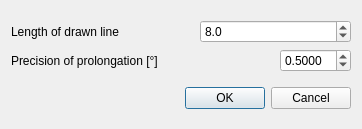
<?xml version="1.0" encoding="UTF-8"?>
<ui version="4.0">
 <class>PlaceProlongation</class>
 <widget class="QDialog" name="PlaceProlongation">
  <property name="geometry">
   <rect>
    <x>0</x>
    <y>0</y>
    <width>362</width>
    <height>129</height>
   </rect>
  </property>
  <property name="windowTitle">
   <string>Place prolongation</string>
  </property>
  <layout class="QGridLayout" name="gridLayout">
   <item row="2" column="0" colspan="3">
    <widget class="QLabel" name="label_4">
     <property name="enabled">
      <bool>true</bool>
     </property>
     <property name="text">
      <string>Precision of prolongation [°]</string>
     </property>
    </widget>
   </item>
   <item row="5" column="0">
    <spacer name="verticalSpacer_2">
     <property name="orientation">
      <enum>Qt::Vertical</enum>
     </property>
     <property name="sizeHint" stdset="0">
      <size>
       <width>20</width>
       <height>40</height>
      </size>
     </property>
    </spacer>
   </item>
   <item row="4" column="0" colspan="5">
    <widget class="QDialogButtonBox" name="buttonBox">
     <property name="orientation">
      <enum>Qt::Horizontal</enum>
     </property>
     <property name="standardButtons">
      <set>QDialogButtonBox::Cancel|QDialogButtonBox::Ok</set>
     </property>
    </widget>
   </item>
   <item row="1" column="0">
    <widget class="QLabel" name="label_8">
     <property name="text">
      <string>Length of drawn line</string>
     </property>
    </widget>
   </item>
   <item row="2" column="3">
    <spacer name="horizontalSpacer_2">
     <property name="orientation">
      <enum>Qt::Horizontal</enum>
     </property>
     <property name="sizeHint" stdset="0">
      <size>
       <width>40</width>
       <height>20</height>
      </size>
     </property>
    </spacer>
   </item>
   <item row="3" column="3">
    <spacer name="verticalSpacer">
     <property name="orientation">
      <enum>Qt::Vertical</enum>
     </property>
     <property name="sizeHint" stdset="0">
      <size>
       <width>20</width>
       <height>40</height>
      </size>
     </property>
    </spacer>
   </item>
   <item row="1" column="1">
    <spacer name="horizontalSpacer">
     <property name="orientation">
      <enum>Qt::Horizontal</enum>
     </property>
     <property name="sizeHint" stdset="0">
      <size>
       <width>40</width>
       <height>20</height>
      </size>
     </property>
    </spacer>
   </item>
   <item row="1" column="2" colspan="3">
    <widget class="QDoubleSpinBox" name="length">
     <property name="decimals">
      <number>1</number>
     </property>
     <property name="value">
      <double>8.000000000000000</double>
     </property>
    </widget>
   </item>
   <item row="0" column="1">
    <spacer name="verticalSpacer_3">
     <property name="orientation">
      <enum>Qt::Vertical</enum>
     </property>
     <property name="sizeHint" stdset="0">
      <size>
       <width>20</width>
       <height>40</height>
      </size>
     </property>
    </spacer>
   </item>
   <item row="2" column="4">
    <widget class="QDoubleSpinBox" name="precision">
     <property name="enabled">
      <bool>true</bool>
     </property>
     <property name="decimals">
      <number>4</number>
     </property>
     <property name="maximum">
      <double>10.000000000000000</double>
     </property>
     <property name="singleStep">
      <double>0.050000000000000</double>
     </property>
     <property name="value">
      <double>0.500000000000000</double>
     </property>
    </widget>
   </item>
  </layout>
 </widget>
 <resources/>
 <connections>
  <connection>
   <sender>buttonBox</sender>
   <signal>accepted()</signal>
   <receiver>PlaceProlongation</receiver>
   <slot>accept()</slot>
   <hints>
    <hint type="sourcelabel">
     <x>248</x>
     <y>254</y>
    </hint>
    <hint type="destinationlabel">
     <x>157</x>
     <y>274</y>
    </hint>
   </hints>
  </connection>
  <connection>
   <sender>buttonBox</sender>
   <signal>rejected()</signal>
   <receiver>PlaceProlongation</receiver>
   <slot>reject()</slot>
   <hints>
    <hint type="sourcelabel">
     <x>316</x>
     <y>260</y>
    </hint>
    <hint type="destinationlabel">
     <x>286</x>
     <y>274</y>
    </hint>
   </hints>
  </connection>
 </connections>
</ui>
